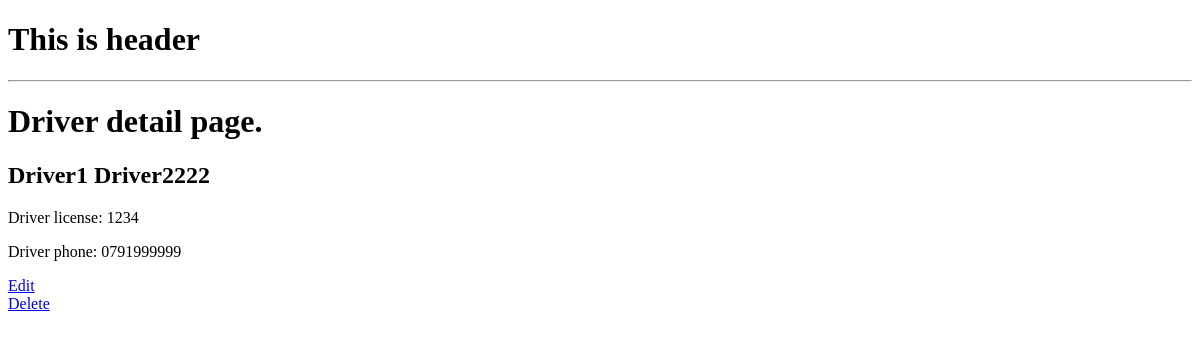
The page /driver/e384d9c2-6346-4471-87b5-182c552cf2e2/ on the database as committed earlier.
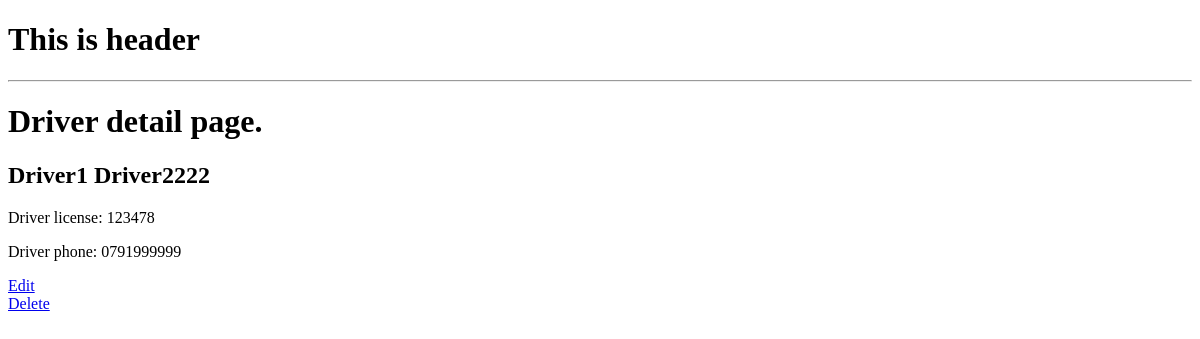
The same page on the database as committed later.
### accounts/models.py (models this page shows, shortened)
class DriverProfile(models.Model):
    GENDER = (
        ('آقا', 'آقا'),
        ('خانم', 'خانم'),
    )
    id = models.UUIDField(primary_key=True, default=uuid.uuid4, editable=False, unique=True)
    licence_num = models.CharField(max_length=250, unique=True)
    user = models.OneToOneField(User, on_delete=models.SET_NULL, null=True)
    first_name = models.CharField(max_length=200)
    last_name = models.CharField(max_length=200, blank=True, null=True)
    father_name = models.CharField(max_length=200)
    gender = models.CharField(max_length=5, choices=GENDER, default='آقا')
    blood_group = models.CharField(max_length=10, blank=True, null=True)
    tazkira_num = models.CharField(max_length=255)
    current_address = models.OneToOneField('Address', on_delete=models.CASCADE, blank=True, null=True)
    phone_num = models.CharField(max_length=14,unique=True, null=True, blank=True)
    tazkira_img = models.ImageField(upload_to="media/driver/id_images", default="media/driver_id.jpg", null=True, blank=True)
    avatar = models.ImageField(upload_to="media/driver/profile_images", default="media/driver.jpg", null=True, blank=True)
    id = models.UUIDField(primary_key=True, default=uuid.uuid4, editable=False, unique=True)

### accounts/views.py (the view)
# urls.py: path('driver/<uuid:pk>/', views.driver_detail, name='driver-detail'),
def driver_detail(request, pk):
    driver = get_object_or_404(DriverProfile, id=pk)
    context = {
        'driver': driver
    }
    return render(request, 'accounts/driver_detail.html', context)

### accounts/templates/accounts/driver_detail.html
{% extends 'base.html' %}
{% block content %}
    <h1>Driver detail page.</h1>
    <h2>{{ driver.first_name }} {{ driver.last_name }}</h2>
    <p>Driver license: {{ driver.licence_num }}</p>
    <p>Driver phone: {{ driver.phone_num }}</p>
    <a href="{% url 'edit-driver-profile' driver.id %}">Edit</a><br>
    <a href="{% url 'delete-driver-profile' driver.id %}">Delete</a>
{% endblock content %}

Rows that differ between the two databases and show on the page:
changed DriverProfile "Driver1": licence_num "1234" → "123478"
